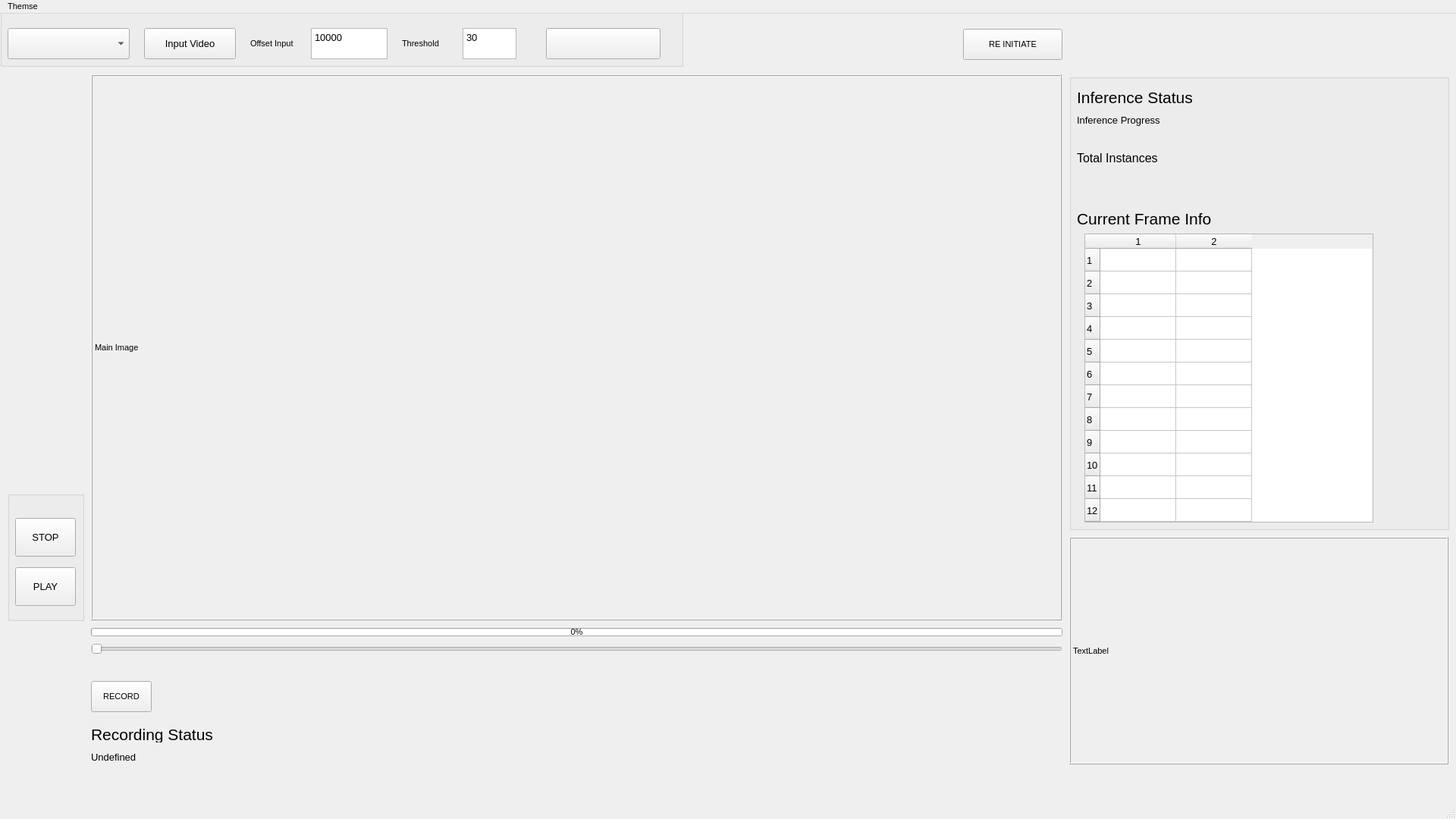
<?xml version="1.0" encoding="UTF-8"?>
<ui version="4.0">
 <class>MainWindow</class>
 <widget class="QMainWindow" name="MainWindow">
  <property name="geometry">
   <rect>
    <x>0</x>
    <y>0</y>
    <width>1920</width>
    <height>1080</height>
   </rect>
  </property>
  <property name="font">
   <font>
    <pointsize>8</pointsize>
   </font>
  </property>
  <property name="windowTitle">
   <string>MainWindow</string>
  </property>
  <widget class="QWidget" name="centralwidget">
   <widget class="QGroupBox" name="groupBox">
    <property name="geometry">
     <rect>
      <x>10</x>
      <y>630</y>
      <width>101</width>
      <height>171</height>
     </rect>
    </property>
    <property name="title">
     <string/>
    </property>
    <widget class="QPushButton" name="PLAY">
     <property name="geometry">
      <rect>
       <x>10</x>
       <y>100</y>
       <width>80</width>
       <height>51</height>
      </rect>
     </property>
     <property name="font">
      <font>
       <pointsize>10</pointsize>
      </font>
     </property>
     <property name="toolTip">
      <string>Ctrl + P</string>
     </property>
     <property name="text">
      <string>PLAY</string>
     </property>
     <property name="shortcut">
      <string>Ctrl+P</string>
     </property>
    </widget>
    <widget class="QPushButton" name="STOP">
     <property name="geometry">
      <rect>
       <x>10</x>
       <y>35</y>
       <width>80</width>
       <height>51</height>
      </rect>
     </property>
     <property name="font">
      <font>
       <pointsize>10</pointsize>
      </font>
     </property>
     <property name="toolTip">
      <string>Ctrl + Spacebar</string>
     </property>
     <property name="text">
      <string>STOP</string>
     </property>
     <property name="shortcut">
      <string>Ctrl+Space</string>
     </property>
    </widget>
   </widget>
   <widget class="QGroupBox" name="groupBox_2">
    <property name="geometry">
     <rect>
      <x>0</x>
      <y>-11</y>
      <width>901</width>
      <height>81</height>
     </rect>
    </property>
    <property name="title">
     <string/>
    </property>
    <widget class="QPushButton" name="startInference">
     <property name="geometry">
      <rect>
       <x>720</x>
       <y>30</y>
       <width>151</width>
       <height>41</height>
      </rect>
     </property>
     <property name="font">
      <font>
       <pointsize>10</pointsize>
      </font>
     </property>
     <property name="toolTip">
      <string>Ctrl + I</string>
     </property>
     <property name="shortcut">
      <string>Ctrl+I</string>
     </property>
    </widget>
    <widget class="QPushButton" name="pickvideo">
     <property name="geometry">
      <rect>
       <x>190</x>
       <y>30</y>
       <width>121</width>
       <height>41</height>
      </rect>
     </property>
     <property name="font">
      <font>
       <pointsize>10</pointsize>
      </font>
     </property>
     <property name="text">
      <string>Input Video</string>
     </property>
    </widget>
    <widget class="QTextEdit" name="offset_input">
     <property name="geometry">
      <rect>
       <x>410</x>
       <y>30</y>
       <width>101</width>
       <height>41</height>
      </rect>
     </property>
     <property name="html">
      <string>&lt;!DOCTYPE HTML PUBLIC &quot;-//W3C//DTD HTML 4.0//EN&quot; &quot;http://www.w3.org/TR/REC-html40/strict.dtd&quot;&gt;
&lt;html&gt;&lt;head&gt;&lt;meta name=&quot;qrichtext&quot; content=&quot;1&quot; /&gt;&lt;style type=&quot;text/css&quot;&gt;
p, li { white-space: pre-wrap; }
&lt;/style&gt;&lt;/head&gt;&lt;body style=&quot; font-family:'Sans Serif'; font-size:8pt; font-weight:400; font-style:normal;&quot;&gt;
&lt;p style=&quot; margin-top:0px; margin-bottom:0px; margin-left:0px; margin-right:0px; -qt-block-indent:0; text-indent:0px;&quot;&gt;&lt;span style=&quot; font-size:10pt;&quot;&gt;10000&lt;/span&gt;&lt;/p&gt;&lt;/body&gt;&lt;/html&gt;</string>
     </property>
    </widget>
    <widget class="QLabel" name="offset_label">
     <property name="geometry">
      <rect>
       <x>330</x>
       <y>40</y>
       <width>81</width>
       <height>21</height>
      </rect>
     </property>
     <property name="text">
      <string>Offset Input</string>
     </property>
    </widget>
    <widget class="QComboBox" name="pickModel2">
     <property name="geometry">
      <rect>
       <x>10</x>
       <y>30</y>
       <width>161</width>
       <height>41</height>
      </rect>
     </property>
     <property name="font">
      <font>
       <pointsize>10</pointsize>
      </font>
     </property>
     <property name="currentText">
      <string/>
     </property>
    </widget>
    <widget class="QTextEdit" name="threshold_input">
     <property name="geometry">
      <rect>
       <x>610</x>
       <y>30</y>
       <width>71</width>
       <height>41</height>
      </rect>
     </property>
     <property name="html">
      <string>&lt;!DOCTYPE HTML PUBLIC &quot;-//W3C//DTD HTML 4.0//EN&quot; &quot;http://www.w3.org/TR/REC-html40/strict.dtd&quot;&gt;
&lt;html&gt;&lt;head&gt;&lt;meta name=&quot;qrichtext&quot; content=&quot;1&quot; /&gt;&lt;style type=&quot;text/css&quot;&gt;
p, li { white-space: pre-wrap; }
&lt;/style&gt;&lt;/head&gt;&lt;body style=&quot; font-family:'Sans Serif'; font-size:8pt; font-weight:400; font-style:normal;&quot;&gt;
&lt;p style=&quot; margin-top:0px; margin-bottom:0px; margin-left:0px; margin-right:0px; -qt-block-indent:0; text-indent:0px;&quot;&gt;&lt;span style=&quot; font-size:10pt;&quot;&gt;30&lt;/span&gt;&lt;/p&gt;
&lt;p style=&quot;-qt-paragraph-type:empty; margin-top:0px; margin-bottom:0px; margin-left:0px; margin-right:0px; -qt-block-indent:0; text-indent:0px; font-size:10pt;&quot;&gt;&lt;br /&gt;&lt;/p&gt;&lt;/body&gt;&lt;/html&gt;</string>
     </property>
     <property name="acceptRichText">
      <bool>false</bool>
     </property>
    </widget>
    <widget class="QLabel" name="threshold_label">
     <property name="geometry">
      <rect>
       <x>530</x>
       <y>40</y>
       <width>81</width>
       <height>21</height>
      </rect>
     </property>
     <property name="text">
      <string>Threshold</string>
     </property>
    </widget>
   </widget>
   <widget class="QSlider" name="slider">
    <property name="geometry">
     <rect>
      <x>120</x>
      <y>830</y>
      <width>1281</width>
      <height>16</height>
     </rect>
    </property>
    <property name="minimum">
     <number>1</number>
    </property>
    <property name="maximum">
     <number>100</number>
    </property>
    <property name="orientation">
     <enum>Qt::Horizontal</enum>
    </property>
   </widget>
   <widget class="QProgressBar" name="pbar">
    <property name="geometry">
     <rect>
      <x>120</x>
      <y>810</y>
      <width>1281</width>
      <height>11</height>
     </rect>
    </property>
    <property name="toolTip">
     <string>Inference Progress</string>
    </property>
    <property name="value">
     <number>0</number>
    </property>
    <property name="textVisible">
     <bool>true</bool>
    </property>
   </widget>
   <widget class="QGroupBox" name="groupBox_3">
    <property name="geometry">
     <rect>
      <x>1410</x>
      <y>80</y>
      <width>501</width>
      <height>601</height>
     </rect>
    </property>
    <property name="title">
     <string/>
    </property>
    <widget class="QLabel" name="inference_progress">
     <property name="geometry">
      <rect>
       <x>10</x>
       <y>20</y>
       <width>471</width>
       <height>21</height>
      </rect>
     </property>
     <property name="font">
      <font>
       <pointsize>16</pointsize>
      </font>
     </property>
     <property name="text">
      <string>Inference Status</string>
     </property>
    </widget>
    <widget class="QLabel" name="frame_progress">
     <property name="geometry">
      <rect>
       <x>10</x>
       <y>50</y>
       <width>471</width>
       <height>20</height>
      </rect>
     </property>
     <property name="font">
      <font>
       <pointsize>10</pointsize>
      </font>
     </property>
     <property name="text">
      <string>Inference Progress</string>
     </property>
    </widget>
    <widget class="QLabel" name="total_instances">
     <property name="geometry">
      <rect>
       <x>10</x>
       <y>80</y>
       <width>471</width>
       <height>61</height>
      </rect>
     </property>
     <property name="font">
      <font>
       <pointsize>12</pointsize>
      </font>
     </property>
     <property name="text">
      <string>Total Instances</string>
     </property>
    </widget>
    <widget class="QLabel" name="current_info_label">
     <property name="geometry">
      <rect>
       <x>10</x>
       <y>170</y>
       <width>281</width>
       <height>41</height>
      </rect>
     </property>
     <property name="font">
      <font>
       <pointsize>16</pointsize>
      </font>
     </property>
     <property name="text">
      <string>Current Frame Info</string>
     </property>
    </widget>
    <widget class="QTableWidget" name="instance_counter">
     <property name="geometry">
      <rect>
       <x>20</x>
       <y>210</y>
       <width>381</width>
       <height>381</height>
      </rect>
     </property>
     <property name="font">
      <font>
       <pointsize>10</pointsize>
      </font>
     </property>
     <property name="layoutDirection">
      <enum>Qt::LeftToRight</enum>
     </property>
     <property name="frameShape">
      <enum>QFrame::StyledPanel</enum>
     </property>
     <property name="frameShadow">
      <enum>QFrame::Raised</enum>
     </property>
     <property name="lineWidth">
      <number>3</number>
     </property>
     <property name="verticalScrollBarPolicy">
      <enum>Qt::ScrollBarAlwaysOff</enum>
     </property>
     <property name="sizeAdjustPolicy">
      <enum>QAbstractScrollArea::AdjustToContents</enum>
     </property>
     <property name="autoScroll">
      <bool>true</bool>
     </property>
     <property name="rowCount">
      <number>15</number>
     </property>
     <property name="columnCount">
      <number>2</number>
     </property>
     <attribute name="horizontalHeaderCascadingSectionResizes">
      <bool>false</bool>
     </attribute>
     <row/>
     <row/>
     <row/>
     <row/>
     <row/>
     <row/>
     <row/>
     <row/>
     <row/>
     <row/>
     <row/>
     <row/>
     <row/>
     <row/>
     <row/>
     <column/>
     <column/>
    </widget>
   </widget>
   <widget class="QLabel" name="imgLabel_0">
    <property name="geometry">
     <rect>
      <x>120</x>
      <y>80</y>
      <width>1280</width>
      <height>720</height>
     </rect>
    </property>
    <property name="frameShape">
     <enum>QFrame::Box</enum>
    </property>
    <property name="frameShadow">
     <enum>QFrame::Raised</enum>
    </property>
    <property name="text">
     <string>Main Image</string>
    </property>
   </widget>
   <widget class="QLabel" name="imgLabel_6">
    <property name="geometry">
     <rect>
      <x>1410</x>
      <y>690</y>
      <width>500</width>
      <height>300</height>
     </rect>
    </property>
    <property name="frameShape">
     <enum>QFrame::Box</enum>
    </property>
    <property name="frameShadow">
     <enum>QFrame::Raised</enum>
    </property>
    <property name="text">
     <string>TextLabel</string>
    </property>
   </widget>
   <widget class="QWidget" name="layoutWidget">
    <property name="geometry">
     <rect>
      <x>810</x>
      <y>880</y>
      <width>591</width>
      <height>111</height>
     </rect>
    </property>
    <layout class="QHBoxLayout" name="Instances">
     <item>
      <widget class="QLabel" name="imgLabel_1">
       <property name="enabled">
        <bool>true</bool>
       </property>
       <property name="text">
        <string/>
       </property>
      </widget>
     </item>
     <item>
      <widget class="QLabel" name="imgLabel_2">
       <property name="enabled">
        <bool>true</bool>
       </property>
       <property name="text">
        <string/>
       </property>
      </widget>
     </item>
     <item>
      <widget class="QLabel" name="imgLabel_3">
       <property name="enabled">
        <bool>true</bool>
       </property>
       <property name="text">
        <string/>
       </property>
      </widget>
     </item>
     <item>
      <widget class="QLabel" name="imgLabel_4">
       <property name="enabled">
        <bool>true</bool>
       </property>
       <property name="text">
        <string/>
       </property>
      </widget>
     </item>
     <item>
      <widget class="QLabel" name="imgLabel_5">
       <property name="enabled">
        <bool>true</bool>
       </property>
       <property name="text">
        <string/>
       </property>
      </widget>
     </item>
    </layout>
   </widget>
   <widget class="QLabel" name="label">
    <property name="geometry">
     <rect>
      <x>1640</x>
      <y>10</y>
      <width>201</width>
      <height>51</height>
     </rect>
    </property>
    <property name="text">
     <string/>
    </property>
    <property name="pixmap">
     <pixmap>t_logo.png</pixmap>
    </property>
    <property name="scaledContents">
     <bool>true</bool>
    </property>
   </widget>
   <widget class="QLabel" name="label_2">
    <property name="geometry">
     <rect>
      <x>1850</x>
      <y>10</y>
      <width>61</width>
      <height>61</height>
     </rect>
    </property>
    <property name="text">
     <string/>
    </property>
    <property name="pixmap">
     <pixmap>logo.tif</pixmap>
    </property>
    <property name="scaledContents">
     <bool>true</bool>
    </property>
   </widget>
   <widget class="QPushButton" name="REINITIATE">
    <property name="geometry">
     <rect>
      <x>1270</x>
      <y>20</y>
      <width>131</width>
      <height>41</height>
     </rect>
    </property>
    <property name="font">
     <font>
      <pointsize>8</pointsize>
     </font>
    </property>
    <property name="toolTip">
     <string>Ctrl + R</string>
    </property>
    <property name="text">
     <string>RE INITIATE</string>
    </property>
    <property name="shortcut">
     <string>Ctrl+R</string>
    </property>
   </widget>
   <widget class="QLabel" name="record_status_label">
    <property name="geometry">
     <rect>
      <x>120</x>
      <y>970</y>
      <width>471</width>
      <height>21</height>
     </rect>
    </property>
    <property name="font">
     <font>
      <pointsize>10</pointsize>
     </font>
    </property>
    <property name="text">
     <string>Undefined</string>
    </property>
   </widget>
   <widget class="QLabel" name="record_status_title">
    <property name="geometry">
     <rect>
      <x>120</x>
      <y>940</y>
      <width>471</width>
      <height>21</height>
     </rect>
    </property>
    <property name="font">
     <font>
      <pointsize>16</pointsize>
     </font>
    </property>
    <property name="text">
     <string>Recording Status</string>
    </property>
   </widget>
   <widget class="QPushButton" name="RECORD">
    <property name="geometry">
     <rect>
      <x>120</x>
      <y>880</y>
      <width>80</width>
      <height>41</height>
     </rect>
    </property>
    <property name="font">
     <font>
      <pointsize>8</pointsize>
     </font>
    </property>
    <property name="toolTip">
     <string>Ctrl + R</string>
    </property>
    <property name="text">
     <string>RECORD</string>
    </property>
    <property name="shortcut">
     <string>Ctrl+R</string>
    </property>
   </widget>
  </widget>
  <widget class="QMenuBar" name="menubar">
   <property name="geometry">
    <rect>
     <x>0</x>
     <y>0</y>
     <width>1920</width>
     <height>22</height>
    </rect>
   </property>
   <widget class="QMenu" name="menuThemse">
    <property name="title">
     <string>Themse</string>
    </property>
    <widget class="QMenu" name="menuchangeThemes">
     <property name="title">
      <string>changeThemes</string>
     </property>
     <addaction name="actiondark_blue"/>
     <addaction name="actionlight_red"/>
    </widget>
    <addaction name="separator"/>
    <addaction name="menuchangeThemes"/>
   </widget>
   <addaction name="menuThemse"/>
  </widget>
  <widget class="QStatusBar" name="statusbar"/>
  <action name="action1">
   <property name="text">
    <string>1</string>
   </property>
  </action>
  <action name="actiondark_amber">
   <property name="text">
    <string>dark_amber</string>
   </property>
  </action>
  <action name="actiondark_blue">
   <property name="text">
    <string>dark_blue</string>
   </property>
  </action>
  <action name="actionlight_cyan">
   <property name="text">
    <string>light_cyan</string>
   </property>
  </action>
  <action name="actionlight_red">
   <property name="text">
    <string>light_red</string>
   </property>
  </action>
 </widget>
 <resources/>
 <connections/>
</ui>
